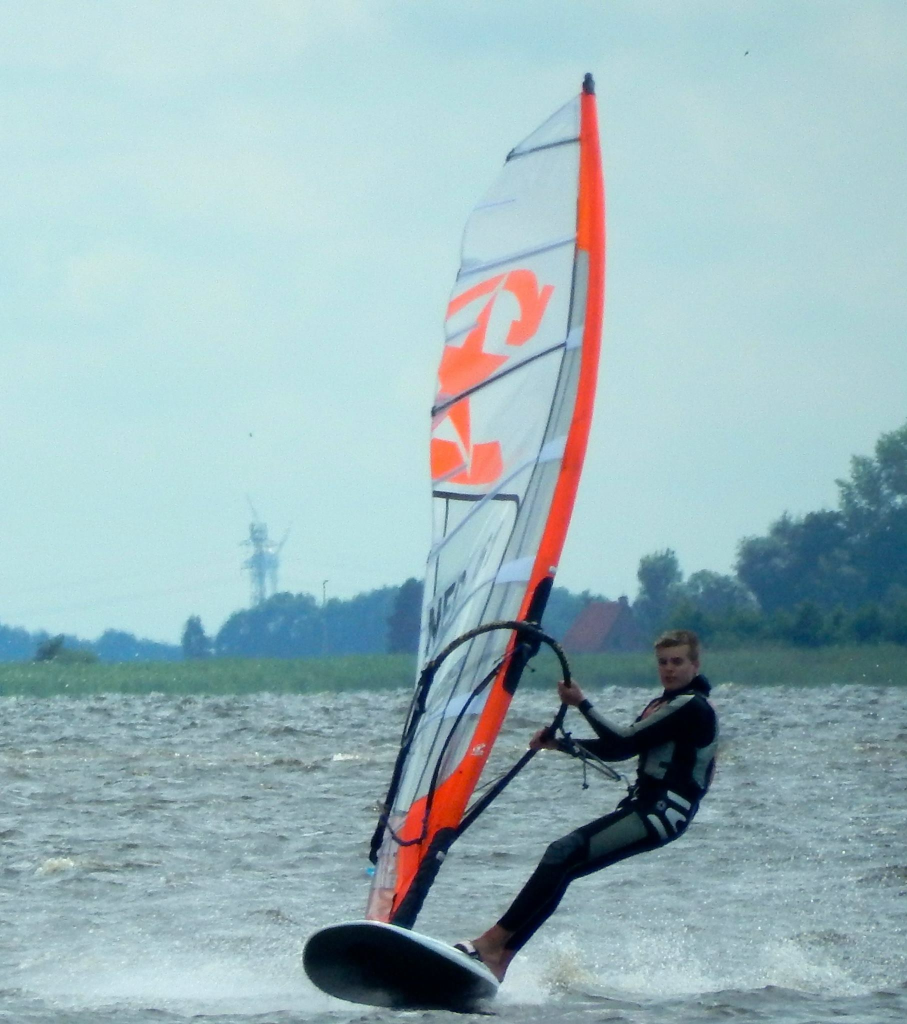
#> input picture Documentation/images/Real life photos/005.JPG, 1814 x 2048 px (shown at 1/2 size)
$ python -i front_view.py   (imports and definitions only)
#> lines starting #> are read from the running program, lines starting #| are printed output that depends on the picture; after the words box and inside, x2 and y2 are one past the last pixel; in counts of white or black regions, pixels touching at a corner belong together
#> further down, picture is the input picture: shape (2048, 1814, 3); mean B, G, R 187.4, 182, 154.9
"""Front view of a sailor (camera ahead of the board, level): the rig's sideways lean and the
board's tilt, measured in every frame.

  python tools/video/front_view.py <name> --start S --end S [--board-until S] [--debug t1,t2]

Made for video 07 (a drone hovering in front of the board), so its colour choices fit that
sail: the lower luff sleeve is saturated orange, the board's underside is dark with a light rim.
  - Rig lean: a straight line fitted through the orange luff sleeve (the mast runs inside it).
    Degrees from upright; positive = the top leans to the left of the picture.
  - Board tilt: an ellipse fitted to the board's dark underside (the legs are cut off by an
    opening with a big round brush: they are thinner than the board). Degrees of the long axis
    from level; positive = the right end lower. Also the ellipse's short/long ratio: the more of
    the underside shows, the higher the nose (a relative number, not degrees).
The camera must be level (check the shoreline or horizon on the frames). Results go to
<video>/measure/front_view.csv; --debug saves pictures with the fitted line and ellipse drawn.
"""

import argparse
import csv
import math
import os
import subprocess
import sys

import cv2
import numpy as np

sys.path.insert(0, os.path.dirname(__file__))
from video import ffmpeg, original, probe, video_dir  # noqa: E402

ORANGE_S, ORANGE_V = 170, 150          # the sleeve; skin in sunlight is less saturated
BOARD_BOX = (600, 1240, 1080, 1560)    # x0, y0, x1, y1 where the board shows in 0-8.5 s
BOARD_DARK_V = 85                      # the underside is darker than the water and the spray
OPEN_PX = 41                           # the round brush that cuts off the legs


# [30 lines left out: functions frames, rig_lean, not called in this run]


def board_tilt(bgr):
    """Ellipse fitted to the dark underside inside BOARD_BOX; None if no board-sized blob."""
    x0, y0, x1, y1 = BOARD_BOX
    roi = cv2.cvtColor(bgr[y0:y1, x0:x1], cv2.COLOR_BGR2HSV)
#> roi: shape (320, 480, 3); mean H, S, V 94.8, 92.9, 150.8
    dark = (roi[..., 2] <= BOARD_DARK_V).astype(np.uint8)
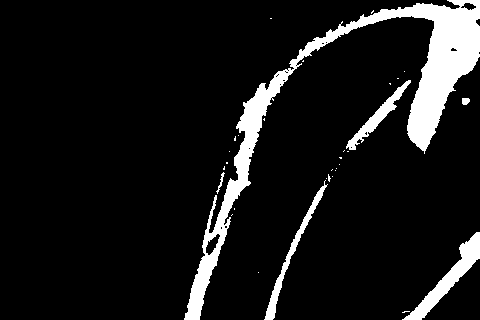
#> dark: shape (320, 480); values 0 (black) and 1 (white), 9.5% white; 32 white regions (26 under 20 px), largest, box (x1, y1, x2, y2) and area: (184, 0, 480, 320) 11203, (402, 232, 480, 320) 1482, (264, 180, 328, 320) 890, (346, 80, 411, 150) 794, (462, 98, 470, 105) 48, (216, 172, 225, 194) 47
    brush = cv2.getStructuringElement(cv2.MORPH_ELLIPSE, (OPEN_PX, OPEN_PX))
    dark = cv2.morphologyEx(dark, cv2.MORPH_OPEN, brush)
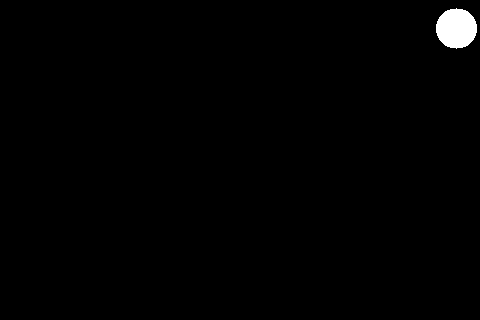
#> dark: shape (320, 480); values 0 (black) and 1 (white), 0.84% white; 1 white region, box (x1, y1, x2, y2) and area: (436, 8, 477, 49) 1293
    n, labels, stats, _ = cv2.connectedComponentsWithStats(dark, 8)
#> n = 2; stats = [[0, 0, 480, 320, 152307], [436, 8, 41, 41, 1293]]
    if n < 2:
        return None
    big = 1 + int(np.argmax(stats[1:, cv2.CC_STAT_AREA]))
#> big = 1
    if stats[big, cv2.CC_STAT_AREA] < 12000:
        return None
    if stats[big, cv2.CC_STAT_LEFT] == 0 or stats[big, cv2.CC_STAT_LEFT] + \
            stats[big, cv2.CC_STAT_WIDTH] >= x1 - x0 or stats[big, cv2.CC_STAT_TOP] + \
            stats[big, cv2.CC_STAT_HEIGHT] >= y1 - y0:
        return None  # cut by the box's edge: the outline is not whole
    contours, _ = cv2.findContours((labels == big).astype(np.uint8), cv2.RETR_EXTERNAL,
                                   cv2.CHAIN_APPROX_NONE)
    (cx, cy), (a, b), ang = cv2.fitEllipse(max(contours, key=len))
    # OpenCV's angle belongs to the first axis; turn it into the long axis' angle from level
    long_ang = ang if a >= b else ang + 90.0
    tilt = ((long_ang + 90.0) % 180.0) - 90.0  # y is down, so positive = right end lower
    return tilt, min(a, b) / max(a, b), (cx + x0, cy + y0, a, b, ang)


# [59 lines left out: function main, not called in this run]


# [2 lines not run here, left out]

>>> import cv2
>>> picture = cv2.imread('../../Documentation/images/Real life photos/005.JPG')
>>> result = board_tilt(picture)
